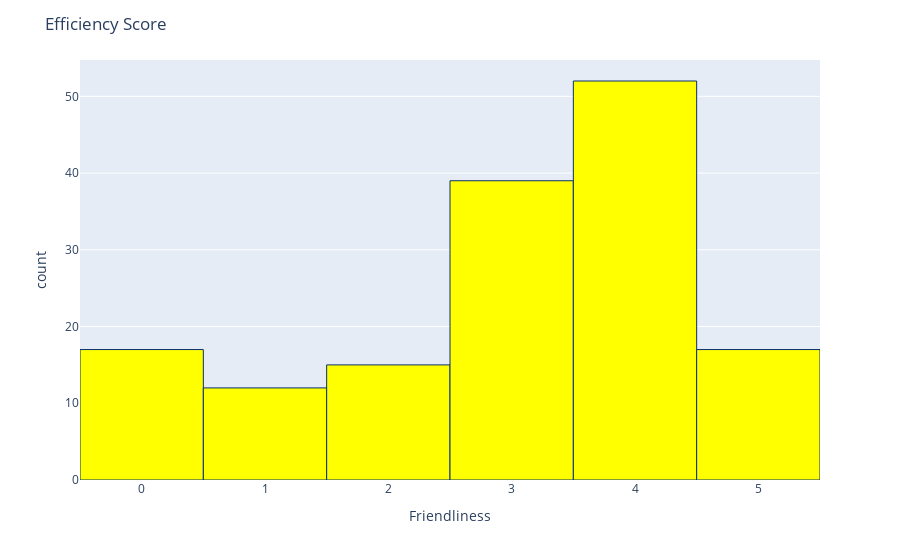

The cell this chart's notebook holds for it:
### Code cell
fri = px.histogram(setdata, x="Friendliness")
fri.update_traces(marker_color="yellow",marker_line_color='rgb(8,48,107)',
                  marker_line_width=1)
fri.update_layout(title_text='Efficiency Score')
fri.show()

### Figure 1 — Plotly figure (JSON) as saved in the notebook; plotly's stock layout.template omitted (floating-point values rounded to 4 significant figures; data arrays with more than 128 entries replaced by an {"elided": "..."} marker saying what was removed)
{"data": [{"alignmentgroup": "True", "bingroup": "x", "hovertemplate": "Friendliness=%{x}<br>count=%{y}<extra></extra>", "legendgroup": "", "marker": {"color": "yellow", "line": {"color": "rgb(8,48,107)", "width": 1}, "pattern": {"shape": ""}}, "name": "", "offsetgroup": "", "orientation": "v", "showlegend": false, "type": "histogram", "x": {"elided": "152 int values"}, "xaxis": "x", "yaxis": "y"}], "layout": {"barmode": "relative", "legend": {"tracegroupgap": 0}, "margin": {"t": 60}, "title": {"text": "Efficiency Score"}, "xaxis": {"anchor": "y", "domain": [0, 1], "title": {"text": "Friendliness"}}, "yaxis": {"anchor": "x", "domain": [0, 1], "title": {"text": "count"}}}}
